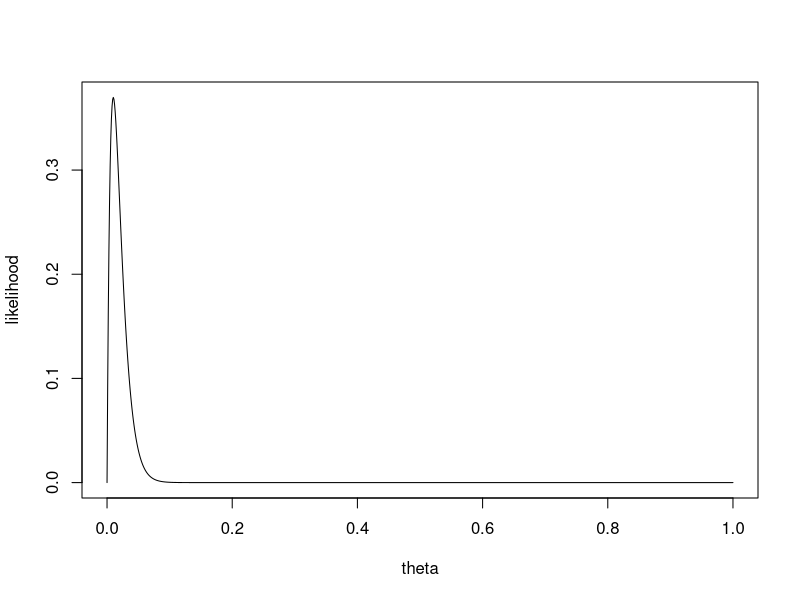
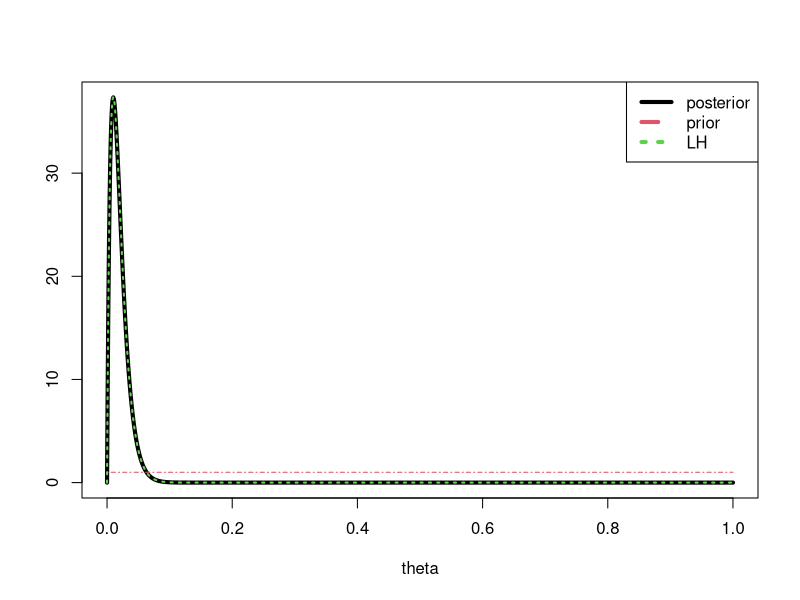

Write R code to recreate these figures, in order.
## ---- chunk 1
# set a seed
set.seed(123)
# create the observed data
obs.data <- rbinom(n = 100, size = 1, prob = 0.01)
# inspect the observed data
head(obs.data)
tail(obs.data)
length(obs.data)
## ---- chunk 2
theta = c(0.01, 0.1)
N = length(obs.data)
X = sum(obs.data)
LH = choose(N, X) * theta^(X) * (1-theta)^(N-X)
LH
## ---- chunk 3
likelihood <- function(obs.data, theta) {
  N = length(obs.data)
  X = sum(obs.data)
  LH = choose(N, X) * theta^(X) * (1-theta)^(N-X)
  return(LH)
}
## ---- chunk 4
theta = seq(0,1,length.out = 1000)
plot(theta, likelihood(obs.data, theta), type = "l",
     ylab = "likelihood", xlab = "theta")
## ---- chunk 5
post_parameters <- function(a, b, obs.data){
  N = length(obs.data)
  X = sum(obs.data)
  a.post = a + X
  b.post = N - X + b
  return(c(a.post, b.post))
}
## ---- chunk 6
post_parameters(1,1, obs.data)
post_parameters(3,1, obs.data)
## ---- chunk 7
params1 = post_parameters(1,1, obs.data)

# Plot posterior distribution
theta = seq(0,1, length.out=1000)
plot(theta, dbeta(theta, shape1=params1[1], shape2=params1[2]), 
     type="l", xlab="theta", ylab="", lwd=4)
# Prior
lines(theta, dbeta(theta, shape1=1, shape2=1), col=2, lty=4)
# Likelihood
LH = likelihood(obs.data, theta)
lines(theta, 1000*LH/sum(LH), col=3, lty=3, lwd=2)

legend("topright", legend=c("posterior", "prior", "LH"), 
       lty=c(1,2,3), col=c(1,2,3), lwd=4)
